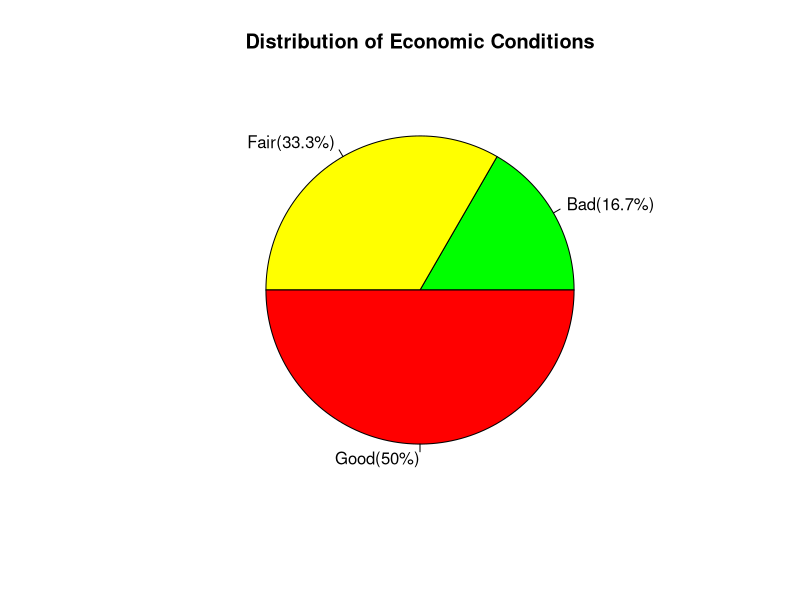
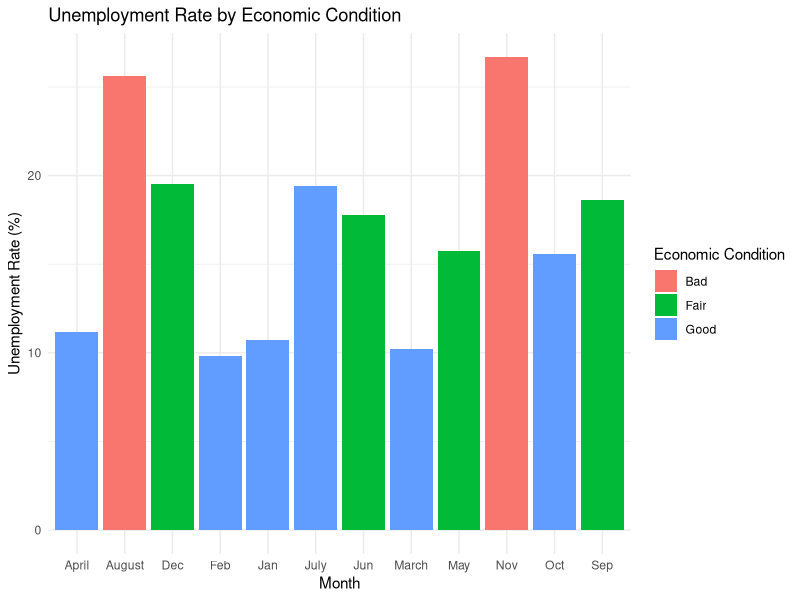
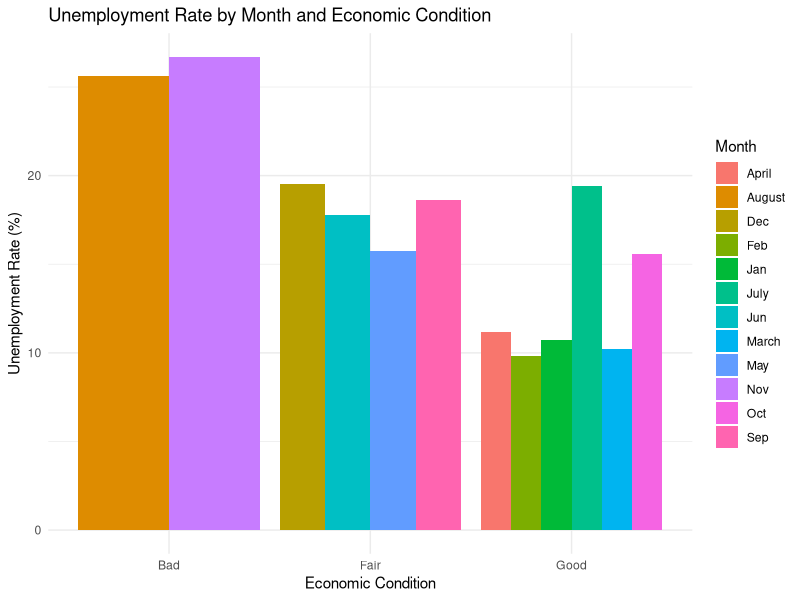

These charts were generated, in order, by the following R code:
# Load necessary libraries
library(ggplot2)
library(reshape2)

# Economic Analysis Dataset
economic_data <- data.frame(
  Month = c("Jan", "Feb", "March", "April", "May", "Jun", "July", "August", "Sep", "Oct", "Nov", "Dec"),
  Economic_Condition = c("Good", "Good", "Good", "Good", "Fair", "Fair", "Good", "Bad", "Fair", "Good", "Bad", "Fair"),
  Unemployment_Rate = c("10.7%", "9.8%", "10.2%", "11.2%", "15.75%", "17.8%", "19.4%", "25.6%", "18.6%", "15.6%", "26.7%", "19.5%")
)
pie_data <- table(economic_data$Economic_Condition)
percentages <- round(prop.table(pie_data) * 100, 1)
labels <- paste(names(pie_data), "(", percentages, "%)", sep = "")

# Pie Chart
pie(pie_data, labels = labels,
    main = "Distribution of Economic Conditions",
    col = c("green", "yellow", "red"))

# Convert Unemployment Rate to numeric
economic_data$Unemployment_Rate <- as.numeric(gsub("%", "", economic_data$Unemployment_Rate))

# 1. Stacked Bar Plot
ggplot(economic_data, aes(x = Month, y = Unemployment_Rate, fill = Economic_Condition)) +
  geom_bar(stat = "identity") +
  labs(title = "Unemployment Rate by Economic Condition",
       x = "Month",
       y = "Unemployment Rate (%)",
       fill = "Economic Condition") +
  theme_minimal()


# 3. Grouped Bar Plot
ggplot(economic_data, aes(x = Economic_Condition, y = Unemployment_Rate, fill = Month)) +
  geom_bar(stat = "identity", position = "dodge") +
  labs(title = "Unemployment Rate by Month and Economic Condition",
       x = "Economic Condition",
       y = "Unemployment Rate (%)",
       fill = "Month") +
  theme_minimal()
